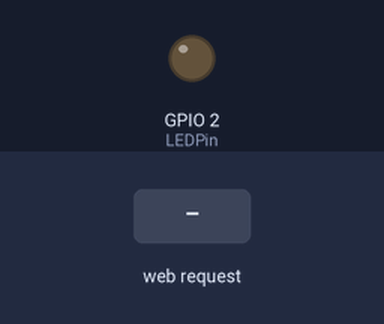
Bench run of a sketch on a simulated ESP8266 (NodeMCU). Parts: output pins drawn as LEDs (lit = HIGH). The inputs (shaded band) are chosen by the test bench. WiFi joins after 1.5 s; servers stay silent unless stated; what the sketch prints to the serial monitor is not drawn.

Above: at 3.7 s.
3.8 s: HTTP request GET /LEDOn received
At 4.1 s:
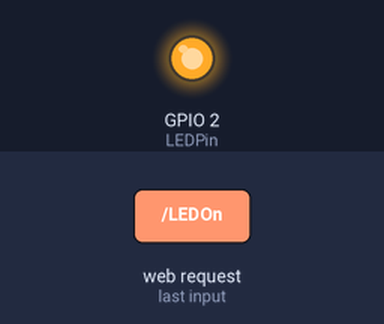
5.3 s: HTTP request GET /LEDOff received
At 6.4 s:
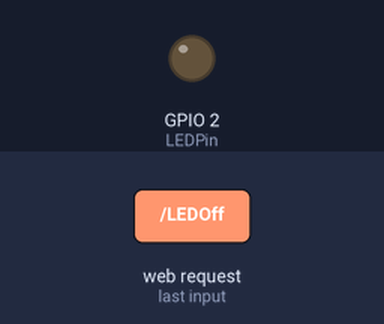
Timing chart, 0 to 8.3 s (numbered marks = the images above; inputs shaded):
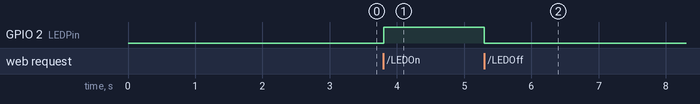

The sketch:

NodeMCU_Basic_Web_Server.ino
```cpp
#include <ESP8266WiFi.h>
#include <WiFiClient.h>
#include <ESP8266WebServer.h>
#include "index.h"

int LEDPin = 2;

const char* ssid = "MERCUSYS_F412";
const char* password = "94023498";

ESP8266WebServer server(80);   //instantiate server at port 80 (http port)

void setup(void){
  //make the LED pin output and initially turned off
  pinMode(LEDPin, OUTPUT);
  digitalWrite(LEDPin, LOW);

  delay(1000);
  Serial.begin(115200);
  WiFi.begin(ssid, password); //begin WiFi connection
  Serial.println("");

  // Wait for connection
  while (WiFi.status() != WL_CONNECTED) {
    delay(500);
    Serial.print(".");
  }
  Serial.println("");
  Serial.print("Connected to ");
  Serial.println(ssid);
  Serial.print("IP address: ");
  Serial.println(WiFi.localIP());

  server.on("/", [](){
    server.send(200, "text/html", page);
  });
  server.on("/LEDOn", [](){
    server.send(200, "text/html", page);
    digitalWrite(LEDPin, HIGH);
    delay(1000);
  });
  server.on("/LEDOff", [](){
    server.send(200, "text/html", page);
    digitalWrite(LEDPin, LOW);
    delay(1000);
  });
  server.begin();
  Serial.println("Web server started!");
}

void loop(void){
  server.handleClient();
}
```

index.h
```cpp
 //the HTML of the web page
char page[] PROGMEM = R"=====(

<!DOCTYPE html>
<html>
  <head>
    <link rel="icon" href="https://flink.apache.org/img/logo/png/1000/flink_squirrel_1000.png" type="image/x-icon">
    <title>NodeMCU</title>
  </head>
  <body>
<h1>Simple NodeMCU Web Server</h1>
<p>
  <a href="LEDOn"><button class="btn1">ON</button></a>
  <a href="LEDOff"><button class="btn2">OFF</button></a>
</p>
  </body>
</html>

<style>
body{
    font: 15px sans-serif;
    padding:0;
    margin:0;
    background-color:#F8F8F8;
}
h1{
  margin-top: 20px;
  padding: 0;
  text-align:center;
}
p{
  text-align:center;
}
button{
  width:150px;
  height:50px;
  font-size:20px;
  color:white;
  border-radius:10px;
  transition: 0.2s ease;
}
button:hover{
 opacity: .80;
    transition: 0.2s ease;
}
.btn1{
  background-color:green;
}
.btn2{
  background-color:red;
}
</stle>


)=====";
```

Measured:
- after the input at 3.8 s, GPIO 2 (LEDPin): LOW → HIGH at once
- after the input at 5.3 s, GPIO 2 (LEDPin): HIGH → LOW at once
